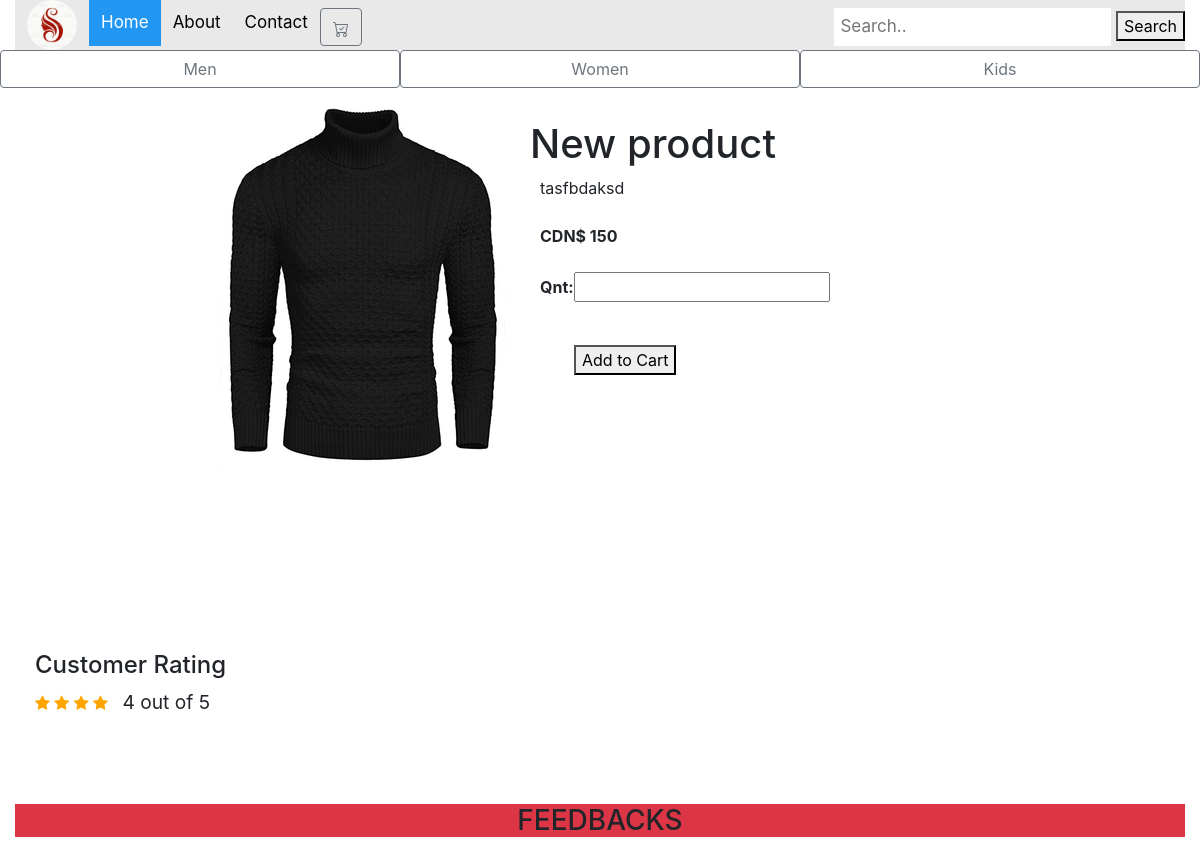
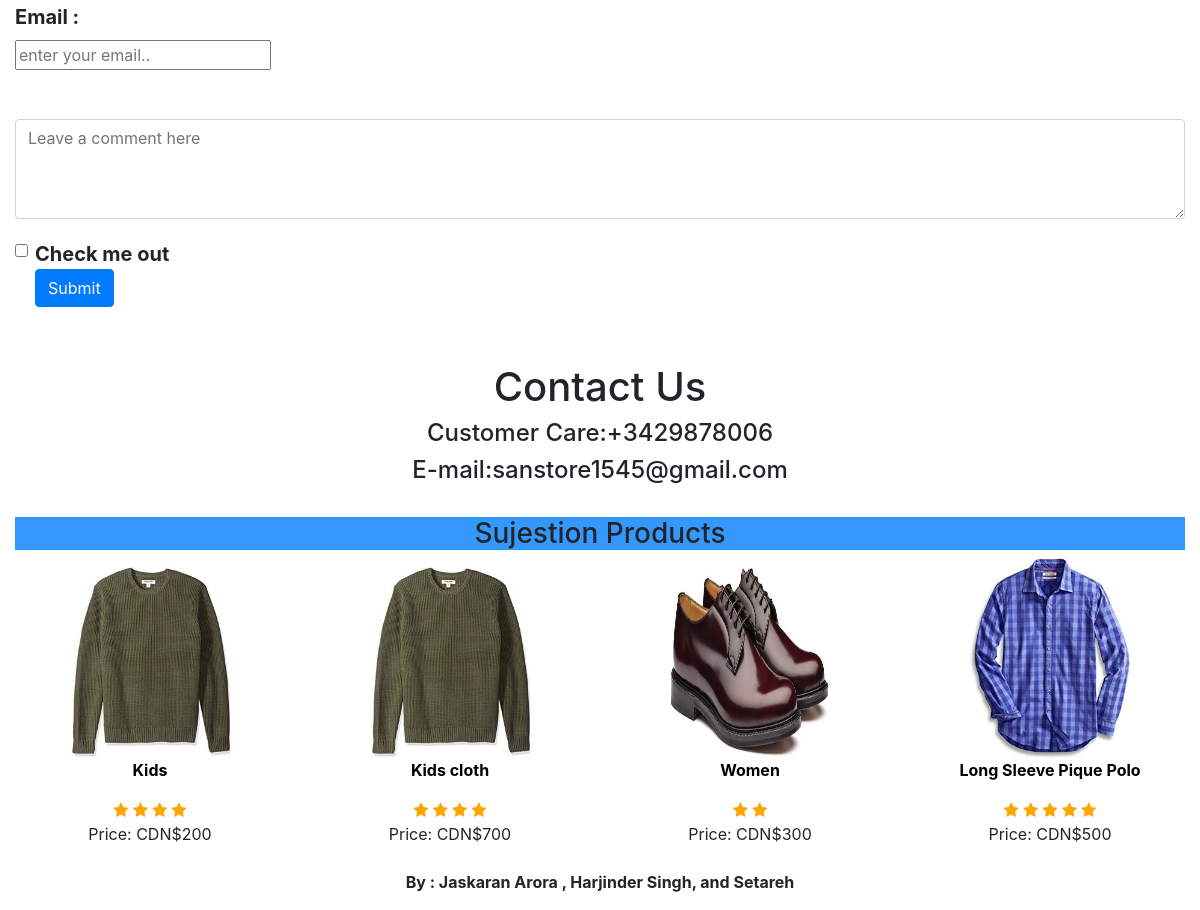
The app's page /product_detail.php?id=7 with its own data (2 pictures, top to bottom).
### tables this page shows
CREATE TABLE `products` (
  `id` bigint(20) NOT NULL,
  `title` varchar(200) NOT NULL,
  `price` float NOT NULL,
  `image` varchar(200) NOT NULL,
  `detail` mediumtext NOT NULL,
  `ratting` int(11) NOT NULL,
  `creationdate` datetime NOT NULL,
  `modificationdate` timestamp NOT NULL DEFAULT current_timestamp()
);

### product_detail.php (the view, shortened to what this page needs)
<!DOCTYPE html>
<html lang="en">
<head>
    <link rel="stylesheet" href="bootstrap.css">
    <link rel="stylesheet" href="project.css">
    <link rel="stylesheet" href="https://cdnjs.cloudflare.com/ajax/libs/font-awesome/4.7.0/css/font-awesome.min.css">
</head>
<?php
$product = [];
$products = [];
if (isset($_GET['id'])) {
    require_once('db_config.php');
    $conn = new mysqli($servername, $username, $password, $dbname);
    $sql = "SELECT * FROM products WHERE id = '" . trim($_GET["id"] ?? 0) . "'";
    $result = $conn->query($sql);
    if ($result->num_rows > 0) {
        while ($row = $result->fetch_assoc()) {
            $product = $row;
        }
    } else {
        echo "0 results";
    }
    $sql = "SELECT * FROM products ORDER BY RAND() LIMIT 4";
    $result = $conn->query($sql);
    if ($result->num_rows > 0) {
        $i = 0;
        while ($row = $result->fetch_assoc()) {
            $products[$i]['id'] = $row["id"];
            $products[$i]['title'] = $row["title"];
            $products[$i]['price'] = $row["price"];
            $products[$i]['detail'] = $row["detail"];
            $products[$i]['ratting'] = $row["ratting"];
            $products[$i]['image'] = $row["image"];
            $i++;
        }
    } else {
        echo "0 results";
    }
}
?>
<body>
    <div class="container-fluid">
        <div class="row">
            <div class="col-12">
                <div class="topnav">
                    <a><img src="logo.jpg" id="logo"></a>
                    <a class="active" href="/shop">Home</a>
                    <a href="#about">About</a>
                    <a href="#contact">Contact</a>
                    <div class="btn btn-outline-secondary mt-2">
                    </div>
                    <div class="search-container">
                        <form method="get" action="search.php">
                            <input type="text" placeholder="Search.." name="search" id="in">
                            <button type="submit" id="button">Search</button>
                        </form>
                    </div>
                </div>
            </div>
        </div>
        <div class="row">
            <div class="col-4 btn btn-outline-secondary" onclick="location.reload(); location.href='search.php?search=men&type=d';">Men</div>
            <div class="col-4 btn btn-outline-secondary" onclick="location.reload(); location.href='search.php?search=women&type=d';">Women</div>
            <div class="col-4 btn btn-outline-secondary" onclick="location.reload(); location.href='search.php?search=kids&type=d';">Kids</div>
        </div>
        <div class="row">
            <img class="boximage" align="left" src='<?php echo $product['image'] ?? 'product1.jpg'; ?>'>
            <div class="box">
                <h1 class="product-name"><?php echo $product['title'] ?? ''; ?></h1>
                <span class="product-text-style">
                    <?php echo $product['detail'] ?? ''; ?>
                </span>
                <br><br>
                <span id="price"><b>CDN$ <?php echo $product['price'] ?? '0'; ?></b></span><b><span id="k"></span></b>
                <br><br>
                <span class="product-quantitiy1"><b>Qnt:</b><input type="number" min="0" id="quantity" class="quantity1" name="quantity" onchange="getprice()"></span>
                <br><br>
                <span class="add-to-card" type="submit"><button>Add to Cart</button></span>
            </div><br><br>
        </div><br><br><br><br><br><br>
        <div class="rate">
            <h4 style="font-size:x-large"> Customer Rating</h4>
            <?php for ($s = 1; $s <= $product['ratting']; $s++) : ?>
                <span class="fa fa-star checked"></span>
            <?php endfor; ?>
            <span style="padding:10px;font-size: larger;"> <?php echo $product['ratting']; ?> out of 5 </span>
            <br><br>
        </div><br><br>
        <h3 class="text-center" style="background-color:#dc3545;">FEEDBACKS</h3>
        <form>
            <span class="row">
                <label for="Email">Email :</label>
                <input type="text" id="Email" name="Email" placeholder="enter your email.."><br><br>
            </span>
            <div class="form-floating">
                <textarea class="form-control" placeholder="Leave a comment here" id="floatingTextarea2" style="height: 100px;" "padding-left=20px;"></textarea>
            </div>
            <div class="mb-3 form-check">
                <input type="checkbox" class="form-check-input" id="exampleCheck1">
                <label class="form-check-label" for="exampleCheck1">Check me out</label>
                <button type="submit" class="btn btn-primary">Submit</button>
            </div> <br><br><br><br>
        </form><br><br>
        <div class="container" align="center">
            <form align="center">
                <h1>Contact Us</h1>
                <h4>Customer Care:+3429878006</h4>
                <h4>E-mail:sanstore1545@gmail.com</h4>
            </form>
        </div><br>
        <h3 class="text-center" style="background-color: #3399ff">Sujestion Products</h3>
        <div class="row">
            <?php if (isset($products) && !empty($products)) : ?>
                <?php foreach ($products as $p) : ?>
                    <div class="thumbnail col-3 text-center">
                        <a href="product_detail.php?id=<?php echo $p['id'] ?? 0; ?>" target="_blank">
                            <img src='<?php echo $p['image'] ?? 'product1.jpg'; ?>' width=160 height=200>
                            <p text-align="right"><strong><?php echo $p['title'] ?? ''; ?></strong></p>
                        </a>
                        <?php for ($s = 1; $s <= $p['ratting']; $s++) : ?>
                            <span class="fa fa-star checked"></span>
                        <?php endfor; ?><br>
                        <span class="price">Price: CDN$<?php echo $p['price'] ?? 0; ?></span>
                    </div>
                <?php endforeach; ?>
            <?php endif; ?>
        </div>
        <?php include_once('by.php'); ?>
    </div>
</body>
</html>

### project.css (style rules this page uses)
body { margin:0; padding: 0; }
* { box-sizing: border-box; }
.topnav { overflow: hidden; background-color: #e9e9e9; }
.topnav a { float: left; display: block; color: black; text-align:center-right; padding: 10px 12px; text-decoration: none; font-size: 17px; }
.topnav a.active { background-color: #2196F3; color: white; }
.topnav .search-container { float: right; }
.topnav input[type=text] { padding: 6px; margin-top: 8px; font-size: 17px; border: none; }
p { text-align:center; }
#logo { width: 50px; border-radius: 50%; margin-top: -10px; margin-bottom: -10px; }
.mb-3 { float:left; padding: 20px; text-align: justify; }
span[class='row'] { display: block; margin: 25px 0px; }
h1 { padding-left: 0px; }
label { display: block; font-size:20px; font-weight:bold; }
.product-name { position: relative; border-radius: 4px; right: 10px; padding: 0px; width: 400px; }
.checked { color: orange; }
.box { position: absolute; top: 100px; right: 180px; width: 500px; height: 500px; padding: 20px; }
.boximage { position: relative; left: 200px; padding: 20px; }
.product-text-style { text-align: left; }
.row::after { content: ""; clear: both; display: tabl; }
.add-to-card { border: none; color: white; padding: 15px 32px; text-align: center; text-decoration: none; display: inline-block; font-size: 16px; margin: 4px 2px; cursor: pointer; }
.rate { box-sizing: border-box; padding: 15px 20px; text-align: left; }
.rate:after { content: ""; display: table; clear: both; }

### records on screen
products: image (picture), title "New product", detail "tasfbdaksd", price "150", ratting "4"
products: image (picture), title "Kids", ratting 4 (drawn), price "200"
products: image (picture), title "Kids cloth", ratting 4 (drawn), price "700"
products: image (picture), title "Women", ratting 2 (drawn), price "300"
products: image (picture), title "Long Sleeve Pique Polo", ratting 5 (drawn), price "500"
